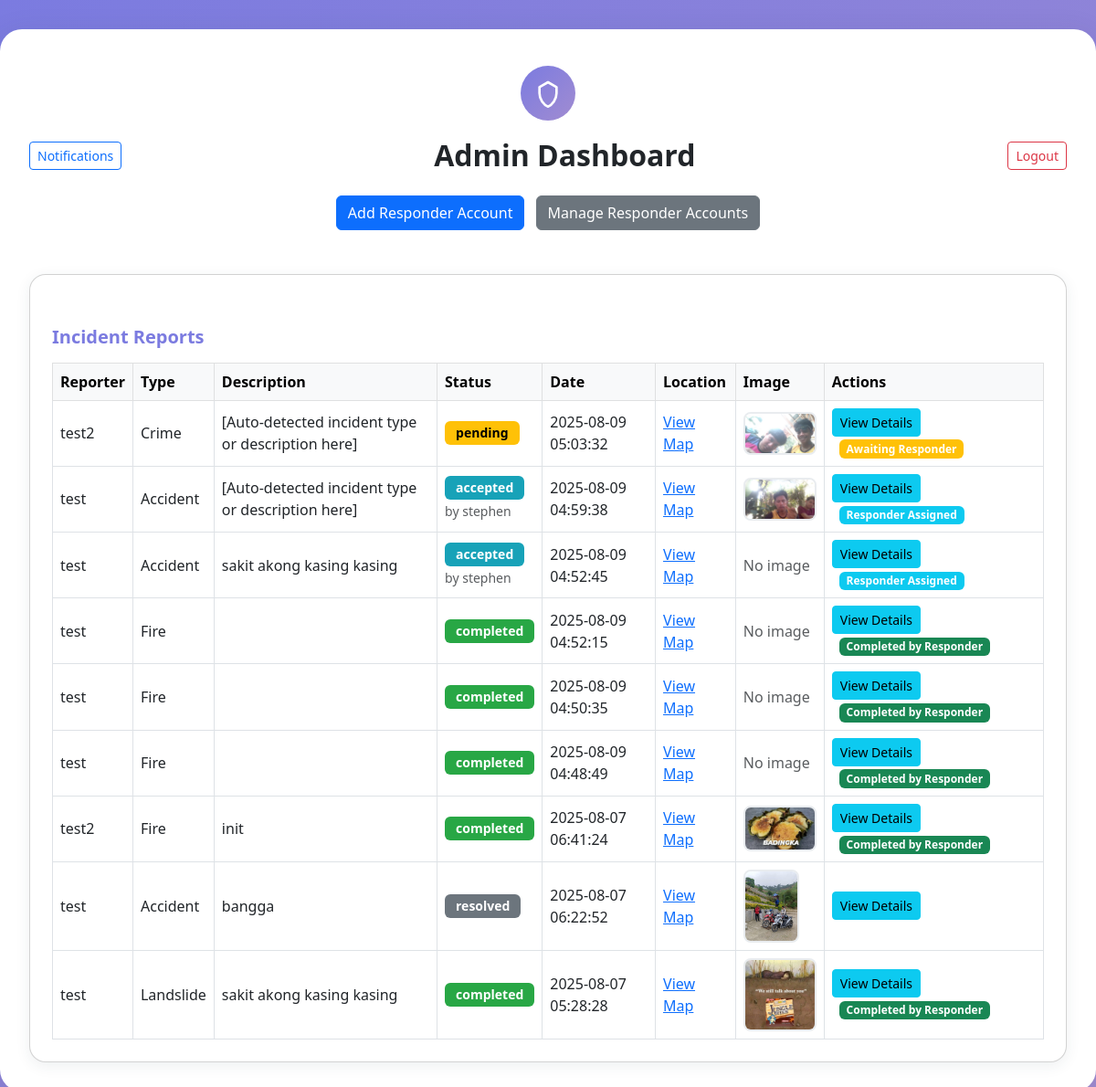
The app's page /admin/admin_dashboard.php (signed in) with its own data.
### tables this page shows
CREATE TABLE `incidents` (
  `id` int(11) NOT NULL,
  `user_id` int(11) NOT NULL,
  `type` varchar(50) NOT NULL,
  `description` text DEFAULT NULL,
  `latitude` decimal(10,8) DEFAULT NULL,
  `longitude` decimal(11,8) DEFAULT NULL,
  `image_path` varchar(255) DEFAULT NULL,
  `status` enum('pending','in_progress','resolved','accepted','done','completed','accept and complete') DEFAULT 'pending',
  `created_at` timestamp NOT NULL DEFAULT current_timestamp(),
  `responder_type` varchar(20) DEFAULT NULL,
  `accepted_by` int(11) DEFAULT NULL
);

CREATE TABLE `users` (
  `id` int(11) NOT NULL,
  `name` varchar(100) NOT NULL,
  `email` varchar(100) NOT NULL,
  `password` varchar(255) NOT NULL,
  `role` enum('citizen','responder','admin') NOT NULL DEFAULT 'citizen',
  `created_at` timestamp NOT NULL DEFAULT current_timestamp(),
  `responder_type` varchar(20) DEFAULT NULL
);

### admin/admin_dashboard.php (the view, shortened to what this page needs)
<?php
require '../notification_functions.php';
$status_filter = $_GET['status'] ?? 'all';
if ($status_filter === 'all') {
    $stmt = $pdo->query("SELECT incidents.*, users.name AS reporter, responder_users.name AS responder_name FROM incidents JOIN users ON incidents.user_id = users.id LEFT JOIN users AS responder_users ON incidents.accepted_by = responder_users.id ORDER BY incidents.created_at DESC");
}
$incidents = $stmt->fetchAll(PDO::FETCH_ASSOC);
?>
<!DOCTYPE html>
<html lang="en">
<head>
    <link href="https://cdn.jsdelivr.net/npm/bootstrap@5.3.0/dist/css/bootstrap.min.css" rel="stylesheet">
</head>
<body>
<div class="dashboard-container">
    <div class="dashboard-logo">
        <svg xmlns="http://www.w3.org/2000/svg" fill="none" viewBox="0 0 24 24" stroke="currentColor"><path stroke-linecap="round" stroke-linejoin="round" stroke-width="2" d="M12 3l7 4v5c0 5.25-3.5 9.74-7 11-3.5-1.26-7-5.75-7-11V7l7-4z"/></svg>
    </div>
    <div class="d-flex justify-content-between align-items-center mb-4">
        <div>
            <a href="../notifications.php" class="btn btn-outline-primary btn-sm position-relative">
                <i class="fas fa-bell"></i> Notifications
            </a>
        </div>
        <h2 class="fw-bold mb-0">Admin Dashboard</h2>
        <a href="../logout.php" class="btn btn-outline-danger btn-sm" onclick="return confirm('Are you sure you want to logout?');">Logout</a>
    </div>
    <div class="text-center mb-4">
        <a href="add_responder.php" class="btn btn-primary me-2">Add Responder Account</a>
        <a href="responder_accounts.php" class="btn btn-secondary">Manage Responder Accounts</a>
    </div>
    <div class="card p-4 mt-5">
        <h5 class="section-title mb-3">Incident Reports</h5>
                <div class="table-responsive">
        <table class="table table-bordered table-hover align-middle mb-0">
            <thead class="table-light">
                <tr>
                    <th>Reporter</th>
                    <th>Type</th>
                    <th>Description</th>
                    <th>Status</th>
                    <th>Date</th>
                    <th>Location</th>
                    <th>Image</th>
                    <th>Actions</th>
                </tr>
            </thead>
            <tbody>
            <?php foreach ($incidents as $incident): ?>
            <tr>
                <td><?= htmlspecialchars($incident['reporter']) ?></td>
                <td><?= htmlspecialchars($incident['type']) ?></td>
                <td><?= htmlspecialchars($incident['description']) ?></td>
                <td>
                    <?php
                    $status = $incident['status'] ?: 'pending';
                    $status_class = '';
                    switch ($status) {
                        case 'pending':
                            $status_class = 'status-pending';
                            break;
                        case 'accepted':
                            $status_class = 'status-accepted';
                            break;
                        case 'completed':
                            $status_class = 'status-done';
                            break;
                        case 'resolved':
                            $status_class = 'status-resolved';
                            break;
                    }
                    ?>
                    <span class="badge status-badge <?= $status_class ?>"><?= htmlspecialchars($status) ?></span>
                    <?php if ($status === 'accepted' && isset($incident['responder_name'])): ?>
                        <br><small class="text-muted">by <?= htmlspecialchars($incident['responder_name']) ?></small>
                    <?php elseif ($status === 'done' && isset($incident['responder_name'])): ?>
                        <br><small class="text-success">completed by <?= htmlspecialchars($incident['responder_name']) ?></small>
                    <?php endif; ?>
                </td>
                <td><?= htmlspecialchars($incident['created_at']) ?></td>
                <td>
                    <?php if (!empty($incident['latitude']) && !empty($incident['longitude'])): ?>
                        <a href="https://www.google.com/maps?q=<?= $incident['latitude'] ?>,<?= $incident['longitude'] ?>" target="_blank">View Map</a>
                    <?php else: ?>
                        N/A
                    <?php endif; ?>
                </td>
                <td>
                    <?php if (!empty($incident['image_path'])): ?>
                        <div class="image-container">
                            <img src="<?= htmlspecialchars($incident['image_path']) ?>" alt="Incident Image" class="incident-img"
                                 onclick="showImageModal('<?= htmlspecialchars($incident['image_path']) ?>', 'Incident #<?= $incident['id'] ?> - <?= htmlspecialchars($incident['type']) ?>')"
                                 style="cursor: pointer;" title="Click to view full size">
                        </div>
                    <?php else: ?>
                        <span class="text-muted"><i class="fas fa-image"></i> No image</span>
                    <?php endif; ?>
                </td>
                <td>
                    <button class="btn btn-info btn-sm" onclick="viewIncidentDetails(<?= $incident['id'] ?>)">View Details</button>
                    <?php if ($status === 'completed'): ?>
                        <span class="badge bg-success ms-2">
                            <i class="fas fa-check-circle"></i> Completed by Responder
                        </span>
                    <?php elseif ($status === 'pending'): ?>
                        <span class="badge bg-warning ms-2">
                            <i class="fas fa-clock"></i> Awaiting Responder
                        </span>
                    <?php elseif ($status === 'accepted'): ?>
                        <span class="badge bg-info ms-2">
                            <i class="fas fa-user-check"></i> Responder Assigned
                        </span>
                    <?php endif; ?>
                </td>
            </tr>
            <?php endforeach; ?>
            </tbody>
        </table>
        </div>
    </div>
</div>
</body>
</html>

### admin/admin_dashboard.php (style rules this page uses)
body { min-height: 100vh; background: linear-gradient(135deg, #7b7be0 0%, #a18cd1 100%); display: flex; align-items: flex-start; justify-content: center; padding: 2rem 0; }
.dashboard-container { background: #fff; border-radius: 24px; box-shadow: 0 8px 32px rgba(44, 62, 80, 0.15); padding: 2.5rem 2rem 2rem 2rem; max-width: 1200px; width: 100%; }
.dashboard-logo { width: 60px; height: 60px; background: linear-gradient(135deg, #7b7be0 0%, #a18cd1 100%); border-radius: 50%; display: flex; align-items: center; justify-content: center; margin: 0 auto 1.2rem auto; }
.dashboard-logo svg { width: 32px; height: 32px; color: #fff; }
.section-title { font-weight: 600; color: #7b7be0; margin-top: 2rem; }
.card { border-radius: 18px; box-shadow: 0 4px 16px rgba(44, 62, 80, 0.08); }
.table th, .table td { vertical-align: middle; }
.table img { border-radius: 8px; }
.status-badge { font-size: 0.875em; padding: 0.375rem 0.75rem; }
.status-pending { background-color: #ffc107; color: #000; }
.status-accepted { background-color: #17a2b8; color: #fff; }
.status-done { background-color: #28a745; color: #fff; }
.status-resolved { background-color: #6c757d; color: #fff; }
.incident-img { max-width: 80px; max-height: 80px; border-radius: 8px; transition: all 0.3s ease; border: 2px solid #e9ecef; }
.image-container { position: relative; display: inline-block; }

### records on screen
incidents: user.name "test2", type "Crime", description "[Auto-detected incident type or description here]", status "pending", created_at "2025-08-09 05:03:32", image_path (picture), shows "Awaiting Responder"
incidents: user.name "test", type "Accident", description "[Auto-detected incident type or description here]", status "accepted", users.name "stephen", created_at "2025-08-09 04:59:38", image_path (picture), shows "Responder Assigned"
incidents: user.name "test", type "Accident", description "sakit akong kasing kasing", status "accepted", users.name "stephen", created_at "2025-08-09 04:52:45", shows "No image", shows "Responder Assigned"
incidents: user.name "test", type "Fire", status "completed", created_at "2025-08-09 04:52:15", shows "No image", shows "Completed by Responder"
incidents: user.name "test", type "Fire", status "completed", created_at "2025-08-09 04:50:35", shows "No image", shows "Completed by Responder"
incidents: user.name "test", type "Fire", status "completed", created_at "2025-08-09 04:48:49", shows "No image", shows "Completed by Responder"
incidents: user.name "test2", type "Fire", description "init", status "completed", created_at "2025-08-07 06:41:24", image_path (picture), shows "Completed by Responder"
incidents: user.name "test", type "Accident", description "bangga", status "resolved", created_at "2025-08-07 06:22:52", image_path (picture)
incidents: user.name "test", type "Landslide", description "sakit akong kasing kasing", status "completed", created_at "2025-08-07 05:28:28", image_path (picture), shows "Completed by Responder"
